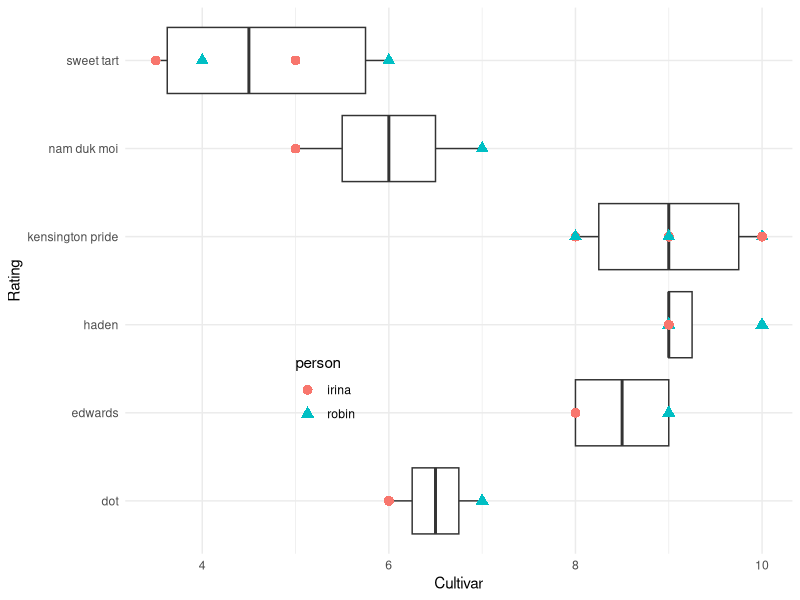
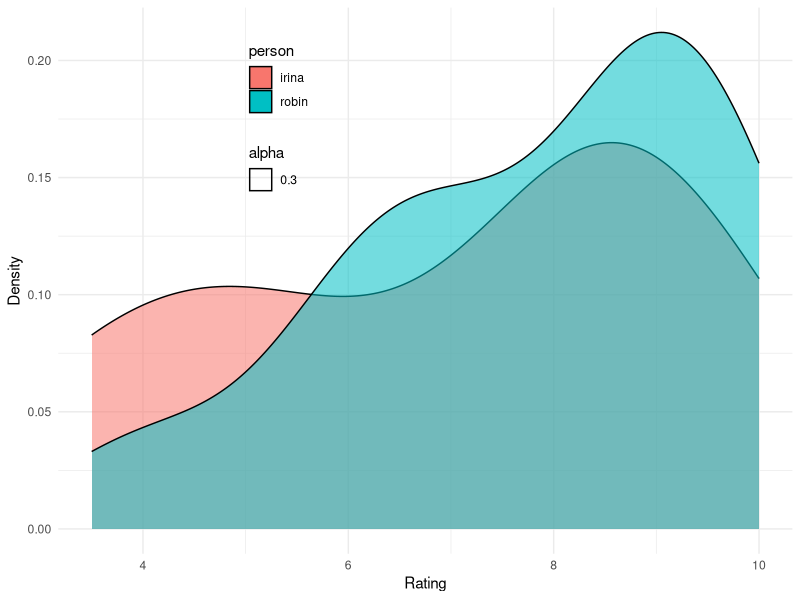
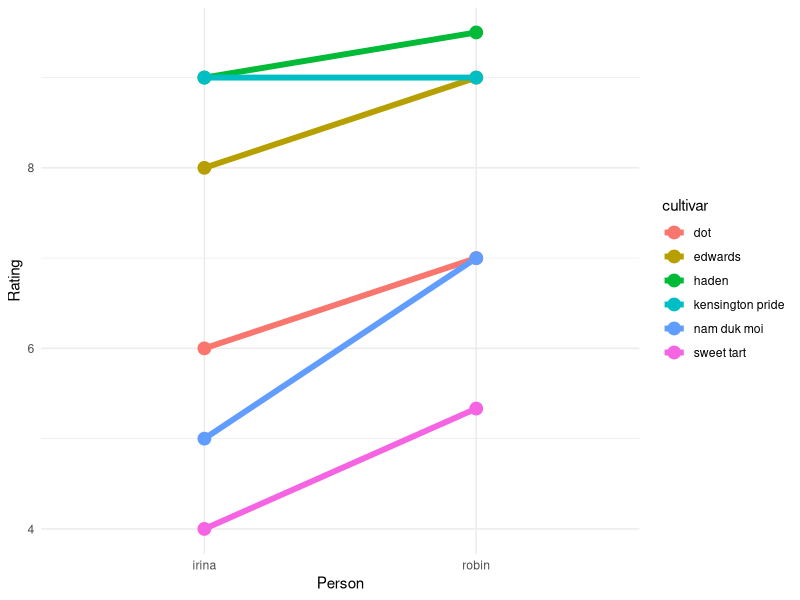
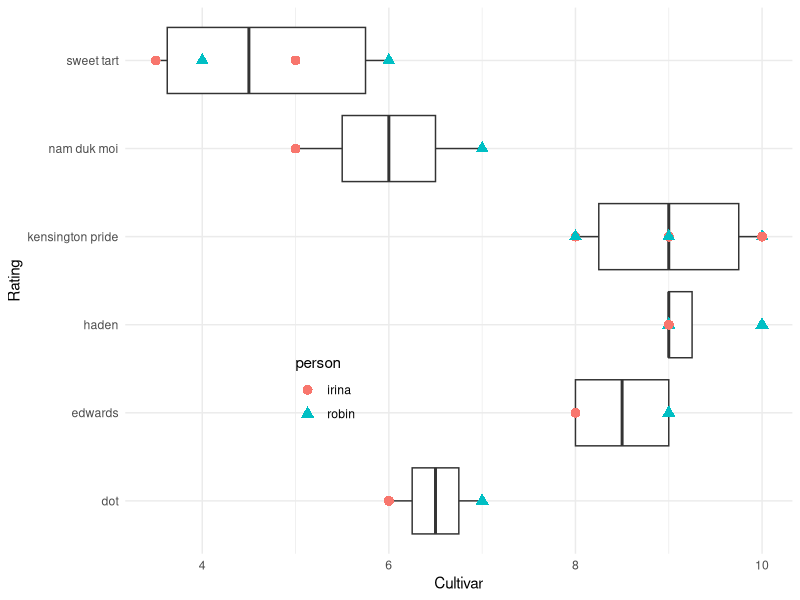
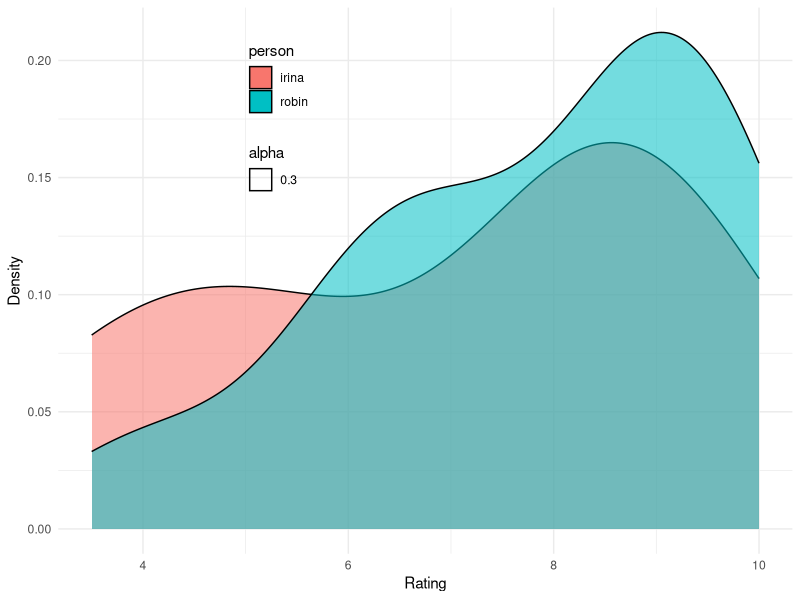
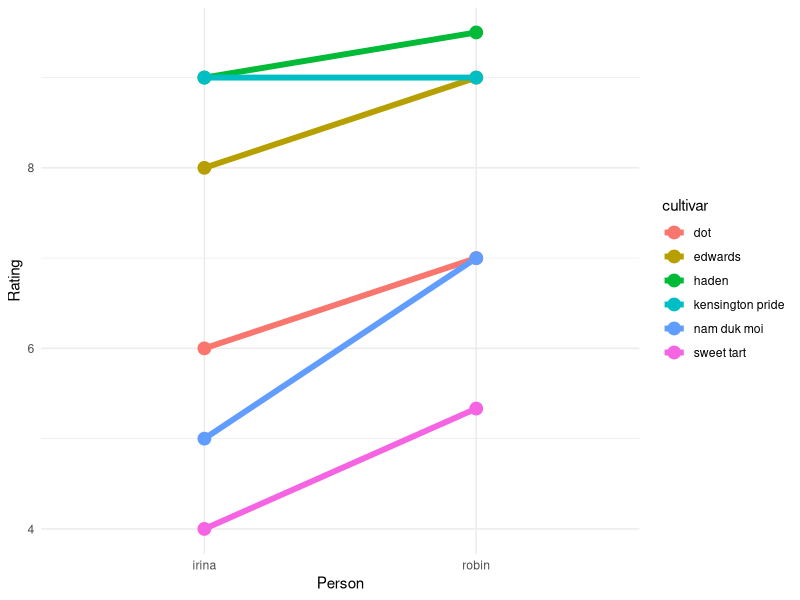

The R script that drew these images, in order:
## ---- chunk 1
library(tidyverse)
mango<- read_csv("data_mango/mango_data.csv") %>%
  mutate(cultivar = tolower(cultivar)) %>%
  mutate(person = tolower(person))
head(mango)
## ---- chunk 2
ggplot(mango, aes(cultivar, rating))+
  geom_boxplot()+
  geom_point(aes(shape=person, color=person), size=3)+
  theme_minimal()+
  theme(legend.position = c(.3, 0.3))+
  coord_flip() +
  xlab("Rating")+
  ylab("Cultivar")

ggsave(filename = "img_mango/variety_rating.png",width = 8, height = 5, units = "in", dpi = 300, type="cairo-png" )
## ---- chunk 3
ggplot(mango, aes(rating))+
  geom_density(aes(fill=person, alpha=0.3))+
  theme_minimal()+
  theme(legend.position = c(.3, 0.8))+
  xlab("Rating")+
  ylab("Density")

ggsave(filename = "img_mango/person_rating.png",width = 8, height = 5, units = "in", dpi = 300, type="cairo-png" )

mango_summary <- mango %>%
  group_by(person, cultivar) %>%
  summarize(mean=mean(rating))

ggplot(data = mango_summary, aes(x = person, y = mean, group = cultivar)) +
  geom_line(aes(color = cultivar), size = 2) +
  geom_point(aes(color = cultivar), size = 4)+
  xlab("Person")+
  ylab("Rating") +
  theme(legend.position = "bottom")+
  theme_minimal()

ggsave(filename = "img_mango/person_rating_dumbbell.png",width = 8, height = 5, units = "in", dpi = 300, type="cairo-png" )
